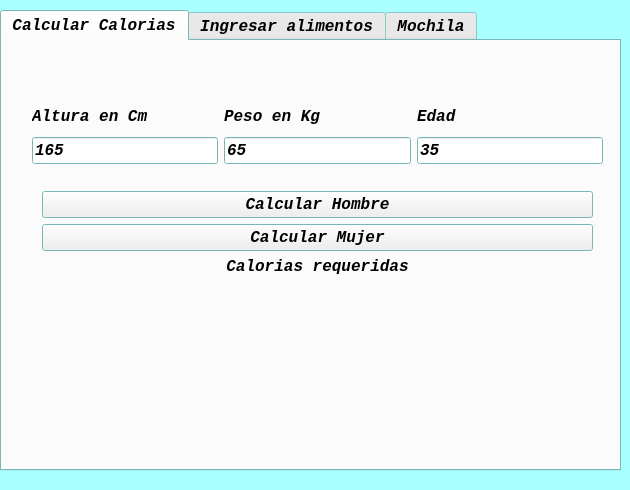
<?xml version="1.0" encoding="UTF-8"?>
<ui version="4.0">
 <class>MainWindow</class>
 <widget class="QMainWindow" name="MainWindow">
  <property name="geometry">
   <rect>
    <x>0</x>
    <y>0</y>
    <width>630</width>
    <height>490</height>
   </rect>
  </property>
  <property name="sizePolicy">
   <sizepolicy hsizetype="Maximum" vsizetype="Maximum">
    <horstretch>0</horstretch>
    <verstretch>0</verstretch>
   </sizepolicy>
  </property>
  <property name="maximumSize">
   <size>
    <width>630</width>
    <height>490</height>
   </size>
  </property>
  <property name="palette">
   <palette>
    <active>
     <colorrole role="Base">
      <brush brushstyle="SolidPattern">
       <color alpha="255">
        <red>255</red>
        <green>255</green>
        <blue>255</blue>
       </color>
      </brush>
     </colorrole>
     <colorrole role="Window">
      <brush brushstyle="SolidPattern">
       <color alpha="255">
        <red>170</red>
        <green>255</green>
        <blue>255</blue>
       </color>
      </brush>
     </colorrole>
    </active>
    <inactive>
     <colorrole role="Base">
      <brush brushstyle="SolidPattern">
       <color alpha="255">
        <red>255</red>
        <green>255</green>
        <blue>255</blue>
       </color>
      </brush>
     </colorrole>
     <colorrole role="Window">
      <brush brushstyle="SolidPattern">
       <color alpha="255">
        <red>170</red>
        <green>255</green>
        <blue>255</blue>
       </color>
      </brush>
     </colorrole>
    </inactive>
    <disabled>
     <colorrole role="Base">
      <brush brushstyle="SolidPattern">
       <color alpha="255">
        <red>170</red>
        <green>255</green>
        <blue>255</blue>
       </color>
      </brush>
     </colorrole>
     <colorrole role="Window">
      <brush brushstyle="SolidPattern">
       <color alpha="255">
        <red>170</red>
        <green>255</green>
        <blue>255</blue>
       </color>
      </brush>
     </colorrole>
    </disabled>
   </palette>
  </property>
  <property name="windowTitle">
   <string>MainWindow</string>
  </property>
  <widget class="QWidget" name="centralwidget">
   <widget class="QTabWidget" name="tabWidget_2">
    <property name="geometry">
     <rect>
      <x>0</x>
      <y>10</y>
      <width>621</width>
      <height>461</height>
     </rect>
    </property>
    <property name="font">
     <font>
      <family>Consolas</family>
      <pointsize>12</pointsize>
      <weight>75</weight>
      <italic>true</italic>
      <bold>true</bold>
     </font>
    </property>
    <property name="currentIndex">
     <number>0</number>
    </property>
    <widget class="QWidget" name="tab_4">
     <attribute name="title">
      <string>Calcular Calorias</string>
     </attribute>
     <widget class="QWidget" name="layoutWidget_2">
      <property name="geometry">
       <rect>
        <x>30</x>
        <y>60</y>
        <width>571</width>
        <height>63</height>
       </rect>
      </property>
      <layout class="QHBoxLayout" name="horizontalLayout_7">
       <item>
        <layout class="QVBoxLayout" name="verticalLayout_12">
         <item>
          <widget class="QLabel" name="label_17">
           <property name="text">
            <string>Altura en Cm</string>
           </property>
          </widget>
         </item>
         <item>
          <widget class="QLineEdit" name="calorias_altura">
           <property name="text">
            <string>165</string>
           </property>
          </widget>
         </item>
        </layout>
       </item>
       <item>
        <layout class="QVBoxLayout" name="verticalLayout_13">
         <item>
          <widget class="QLabel" name="label_18">
           <property name="text">
            <string>Peso en Kg</string>
           </property>
          </widget>
         </item>
         <item>
          <widget class="QLineEdit" name="calorias_peso">
           <property name="text">
            <string>65</string>
           </property>
          </widget>
         </item>
        </layout>
       </item>
       <item>
        <layout class="QVBoxLayout" name="verticalLayout_14">
         <item>
          <widget class="QLabel" name="label_19">
           <property name="text">
            <string>Edad</string>
           </property>
          </widget>
         </item>
         <item>
          <widget class="QLineEdit" name="calorias_edad">
           <property name="text">
            <string>35</string>
           </property>
          </widget>
         </item>
        </layout>
       </item>
      </layout>
     </widget>
     <widget class="QWidget" name="layoutWidget_3">
      <property name="geometry">
       <rect>
        <x>40</x>
        <y>150</y>
        <width>551</width>
        <height>261</height>
       </rect>
      </property>
      <layout class="QVBoxLayout" name="verticalLayout_15">
       <item>
        <widget class="QPushButton" name="calorias_hombre_calcular">
         <property name="text">
          <string>Calcular Hombre</string>
         </property>
        </widget>
       </item>
       <item>
        <widget class="QPushButton" name="calorias_mujer_calcular">
         <property name="text">
          <string>Calcular Mujer</string>
         </property>
        </widget>
       </item>
       <item>
        <widget class="QLabel" name="calorias_label_calorias">
         <property name="layoutDirection">
          <enum>Qt::LeftToRight</enum>
         </property>
         <property name="text">
          <string>Calorias requeridas</string>
         </property>
         <property name="alignment">
          <set>Qt::AlignHCenter|Qt::AlignTop</set>
         </property>
        </widget>
       </item>
      </layout>
     </widget>
     <widget class="QLabel" name="texto_error">
      <property name="geometry">
       <rect>
        <x>40</x>
        <y>20</y>
        <width>551</width>
        <height>20</height>
       </rect>
      </property>
      <property name="palette">
       <palette>
        <active>
         <colorrole role="WindowText">
          <brush brushstyle="SolidPattern">
           <color alpha="255">
            <red>255</red>
            <green>0</green>
            <blue>0</blue>
           </color>
          </brush>
         </colorrole>
        </active>
        <inactive>
         <colorrole role="WindowText">
          <brush brushstyle="SolidPattern">
           <color alpha="255">
            <red>255</red>
            <green>0</green>
            <blue>0</blue>
           </color>
          </brush>
         </colorrole>
        </inactive>
        <disabled>
         <colorrole role="WindowText">
          <brush brushstyle="SolidPattern">
           <color alpha="255">
            <red>120</red>
            <green>120</green>
            <blue>120</blue>
           </color>
          </brush>
         </colorrole>
        </disabled>
       </palette>
      </property>
      <property name="text">
       <string/>
      </property>
      <property name="textFormat">
       <enum>Qt::AutoText</enum>
      </property>
      <property name="alignment">
       <set>Qt::AlignCenter</set>
      </property>
     </widget>
    </widget>
    <widget class="QWidget" name="tab_5">
     <attribute name="title">
      <string>Ingresar alimentos</string>
     </attribute>
     <widget class="QLabel" name="label_21">
      <property name="geometry">
       <rect>
        <x>170</x>
        <y>10</y>
        <width>271</width>
        <height>41</height>
       </rect>
      </property>
      <property name="text">
       <string>Ingresar alimentos disponibles</string>
      </property>
     </widget>
     <widget class="QLabel" name="label_22">
      <property name="geometry">
       <rect>
        <x>160</x>
        <y>260</y>
        <width>311</width>
        <height>41</height>
       </rect>
      </property>
      <property name="text">
       <string>Espacio aproximado que ocupara cm</string>
      </property>
     </widget>
     <widget class="QPushButton" name="registrar_alimento">
      <property name="geometry">
       <rect>
        <x>440</x>
        <y>120</y>
        <width>151</width>
        <height>61</height>
       </rect>
      </property>
      <property name="text">
       <string>Registrar</string>
      </property>
     </widget>
     <widget class="QWidget" name="layoutWidget_4">
      <property name="geometry">
       <rect>
        <x>40</x>
        <y>50</y>
        <width>331</width>
        <height>201</height>
       </rect>
      </property>
      <layout class="QVBoxLayout" name="verticalLayout_16">
       <item>
        <layout class="QHBoxLayout" name="horizontalLayout_8">
         <item>
          <widget class="QLabel" name="label_23">
           <property name="text">
            <string>Nombre del alimento</string>
           </property>
          </widget>
         </item>
         <item>
          <widget class="QLineEdit" name="alimento_nombre">
           <property name="text">
            <string>Manzana</string>
           </property>
          </widget>
         </item>
        </layout>
       </item>
       <item>
        <layout class="QHBoxLayout" name="horizontalLayout_9">
         <item>
          <widget class="QLabel" name="label_24">
           <property name="text">
            <string>Calorias aproximadas</string>
           </property>
          </widget>
         </item>
         <item>
          <widget class="QLineEdit" name="alimento_calorias">
           <property name="text">
            <string>500</string>
           </property>
          </widget>
         </item>
        </layout>
       </item>
       <item>
        <layout class="QHBoxLayout" name="horizontalLayout_10">
         <item>
          <widget class="QLabel" name="label_25">
           <property name="text">
            <string>Peso aproximado en g</string>
           </property>
          </widget>
         </item>
         <item>
          <widget class="QLineEdit" name="alimento_peso">
           <property name="text">
            <string>100</string>
           </property>
          </widget>
         </item>
        </layout>
       </item>
      </layout>
     </widget>
     <widget class="QWidget" name="layoutWidget_5">
      <property name="geometry">
       <rect>
        <x>50</x>
        <y>310</y>
        <width>491</width>
        <height>63</height>
       </rect>
      </property>
      <layout class="QHBoxLayout" name="horizontalLayout_11">
       <item>
        <layout class="QVBoxLayout" name="verticalLayout_17">
         <item>
          <widget class="QLabel" name="label_26">
           <property name="text">
            <string>Largo</string>
           </property>
          </widget>
         </item>
         <item>
          <widget class="QLineEdit" name="alimento_largo">
           <property name="text">
            <string>5</string>
           </property>
          </widget>
         </item>
        </layout>
       </item>
       <item>
        <layout class="QVBoxLayout" name="verticalLayout_18">
         <item>
          <widget class="QLabel" name="label_27">
           <property name="text">
            <string>Ancho</string>
           </property>
          </widget>
         </item>
         <item>
          <widget class="QLineEdit" name="alimento_ancho">
           <property name="text">
            <string>3</string>
           </property>
          </widget>
         </item>
        </layout>
       </item>
       <item>
        <layout class="QVBoxLayout" name="verticalLayout_19">
         <item>
          <widget class="QLabel" name="label_28">
           <property name="text">
            <string>Profundo</string>
           </property>
          </widget>
         </item>
         <item>
          <widget class="QLineEdit" name="alimento_profundidad">
           <property name="text">
            <string>1.5</string>
           </property>
          </widget>
         </item>
        </layout>
       </item>
      </layout>
     </widget>
     <widget class="QLabel" name="label">
      <property name="geometry">
       <rect>
        <x>210</x>
        <y>390</y>
        <width>121</width>
        <height>16</height>
       </rect>
      </property>
      <property name="text">
       <string>REGISTRADOS :</string>
      </property>
     </widget>
     <widget class="QLabel" name="alimento_cant_registrados">
      <property name="geometry">
       <rect>
        <x>340</x>
        <y>390</y>
        <width>47</width>
        <height>21</height>
       </rect>
      </property>
      <property name="text">
       <string>0</string>
      </property>
     </widget>
     <widget class="QLabel" name="texto_error_2">
      <property name="geometry">
       <rect>
        <x>416</x>
        <y>60</y>
        <width>171</width>
        <height>31</height>
       </rect>
      </property>
      <property name="palette">
       <palette>
        <active>
         <colorrole role="WindowText">
          <brush brushstyle="SolidPattern">
           <color alpha="255">
            <red>255</red>
            <green>0</green>
            <blue>0</blue>
           </color>
          </brush>
         </colorrole>
        </active>
        <inactive>
         <colorrole role="WindowText">
          <brush brushstyle="SolidPattern">
           <color alpha="255">
            <red>255</red>
            <green>0</green>
            <blue>0</blue>
           </color>
          </brush>
         </colorrole>
        </inactive>
        <disabled>
         <colorrole role="WindowText">
          <brush brushstyle="SolidPattern">
           <color alpha="255">
            <red>120</red>
            <green>120</green>
            <blue>120</blue>
           </color>
          </brush>
         </colorrole>
        </disabled>
       </palette>
      </property>
      <property name="text">
       <string/>
      </property>
      <property name="alignment">
       <set>Qt::AlignCenter</set>
      </property>
     </widget>
     <widget class="QWidget" name="">
      <property name="geometry">
       <rect>
        <x>430</x>
        <y>210</y>
        <width>161</width>
        <height>27</height>
       </rect>
      </property>
      <layout class="QHBoxLayout" name="horizontalLayout">
       <item>
        <widget class="QLabel" name="label_2">
         <property name="text">
          <string>Cantidad</string>
         </property>
        </widget>
       </item>
       <item>
        <widget class="QLineEdit" name="alimento_cantidad">
         <property name="text">
          <string>2</string>
         </property>
        </widget>
       </item>
      </layout>
     </widget>
    </widget>
    <widget class="QWidget" name="tab_6">
     <attribute name="title">
      <string>Mochila</string>
     </attribute>
     <widget class="QLabel" name="label_29">
      <property name="geometry">
       <rect>
        <x>210</x>
        <y>20</y>
        <width>231</width>
        <height>41</height>
       </rect>
      </property>
      <property name="text">
       <string>Tamaño de la mochila (cm)</string>
      </property>
     </widget>
     <widget class="QPushButton" name="mochila_buscar_opciones">
      <property name="geometry">
       <rect>
        <x>250</x>
        <y>210</y>
        <width>151</width>
        <height>61</height>
       </rect>
      </property>
      <property name="text">
       <string>Buscar Opciones</string>
      </property>
     </widget>
     <widget class="QWidget" name="layoutWidget_6">
      <property name="geometry">
       <rect>
        <x>50</x>
        <y>100</y>
        <width>541</width>
        <height>71</height>
       </rect>
      </property>
      <layout class="QHBoxLayout" name="horizontalLayout_12">
       <item>
        <layout class="QVBoxLayout" name="verticalLayout_20">
         <item>
          <widget class="QLabel" name="label_30">
           <property name="text">
            <string>Largo</string>
           </property>
          </widget>
         </item>
         <item>
          <widget class="QLineEdit" name="mochila_largo">
           <property name="text">
            <string>30</string>
           </property>
          </widget>
         </item>
        </layout>
       </item>
       <item>
        <layout class="QVBoxLayout" name="verticalLayout_21">
         <item>
          <widget class="QLabel" name="label_31">
           <property name="text">
            <string>Ancho</string>
           </property>
          </widget>
         </item>
         <item>
          <widget class="QLineEdit" name="mochila_ancho">
           <property name="text">
            <string>25</string>
           </property>
          </widget>
         </item>
        </layout>
       </item>
       <item>
        <layout class="QVBoxLayout" name="verticalLayout_22">
         <item>
          <widget class="QLabel" name="label_32">
           <property name="text">
            <string>Profundo</string>
           </property>
          </widget>
         </item>
         <item>
          <widget class="QLineEdit" name="mochila_profundo">
           <property name="text">
            <string>15</string>
           </property>
          </widget>
         </item>
        </layout>
       </item>
      </layout>
     </widget>
     <widget class="QLabel" name="texto_error_3">
      <property name="geometry">
       <rect>
        <x>50</x>
        <y>310</y>
        <width>531</width>
        <height>20</height>
       </rect>
      </property>
      <property name="palette">
       <palette>
        <active>
         <colorrole role="WindowText">
          <brush brushstyle="SolidPattern">
           <color alpha="255">
            <red>255</red>
            <green>0</green>
            <blue>0</blue>
           </color>
          </brush>
         </colorrole>
        </active>
        <inactive>
         <colorrole role="WindowText">
          <brush brushstyle="SolidPattern">
           <color alpha="255">
            <red>255</red>
            <green>0</green>
            <blue>0</blue>
           </color>
          </brush>
         </colorrole>
        </inactive>
        <disabled>
         <colorrole role="WindowText">
          <brush brushstyle="SolidPattern">
           <color alpha="255">
            <red>120</red>
            <green>120</green>
            <blue>120</blue>
           </color>
          </brush>
         </colorrole>
        </disabled>
       </palette>
      </property>
      <property name="text">
       <string/>
      </property>
      <property name="alignment">
       <set>Qt::AlignCenter</set>
      </property>
     </widget>
    </widget>
   </widget>
  </widget>
 </widget>
 <resources/>
 <connections/>
</ui>
